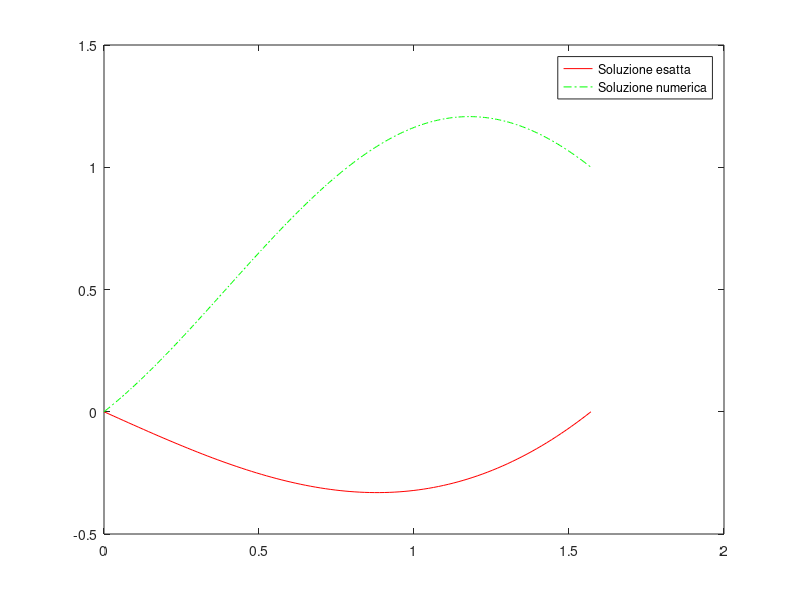
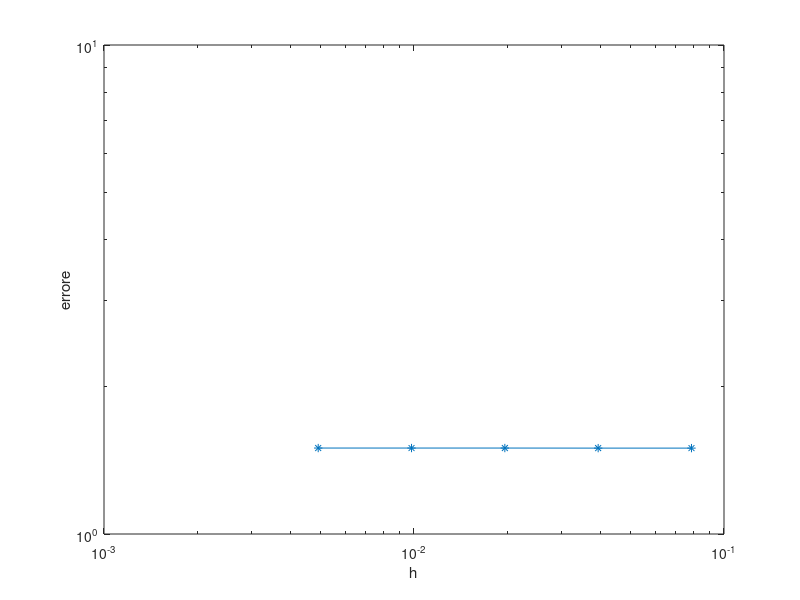

MATLAB code for these plots, in order:
% Calcolo Scientifico
% Terzo esercizio
% Metodo del punto medio composito

clear all, close all

a=0; b=pi/2;

uex=@(x)(x-(pi/2)*sin(x)); % u esatto
alphaex=@(x)(sin(x)-x.*cos(x));   % alpha=integrale da 0 a x esatto
betaex=@(x)(-sin(x)-cos(x)+(pi/2));  % beta=integrale da x a pi/2 esatto
%alpha=@(y)sin(y);
%beta=@(y)cos(y);
f=@(x)sin(x);
g=@(x)cos(x);
%u=@(x)(-cos(x).*alphaex(x)-sin(x).*betaex(x));
x(1)=0;
u(1)=0;
alpha(1)=0;
beta(1)=0;

z=linspace(0,pi/2);
nn=[20 40 80 160 320];
for k=1:numel(nn)
    n=nn(k);
    h=(b-a)/n;
    hh(k)=h;
    for i=1:n
        x(i+1)=x(i)+h;
        x12=x(i)+h/2;
        %diff(alpha(x12))
        %alpha(i+1)=alpha(i)-h*diff(alpha(x12));
        %beta(i+1)=beta(i)-h*diff(beta(x12));
        %alpha(i+1)=alpha(i)-(x(i)*f(x(i))+2*x12*f(x12)+x(i+1)*f(x(i+1)));
        %beta(i+1)=beta(i)-(x(i)*g(x(i))+2*x12*g(x12)+x(i+1)*g(x(i+1)));
        alpha(i+1)=alpha(i)-(f(x(i+1))-f(x(i)));
        beta(i+1)=beta(i)-(f(x(i+1))-f(x(i)));
        u(i+1)=-g(x(i+1))*alpha(i+1)-f(x(i+1))*beta(i+1);
    end
    figure(1)
    plot(z,uex(z),'r',x,u,'g-.')
    legend('Soluzione esatta','Soluzione numerica')
    err(k)=norm(uex(x)-u,inf);
end
%close all
figure(2)
loglog(hh,err,'-*')
xlabel('h')
ylabel('errore')